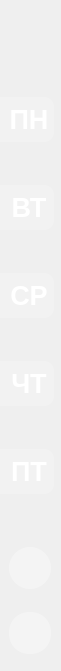
  <widget class="QWidget" name="widget" native="true">
   <property name="geometry">
    <rect>
     <x>10</x>
     <y>20</y>
     <width>61</width>
     <height>671</height>
    </rect>
   </property>
   <property name="styleSheet">
    <string notr="true">#widget {
	background-color: rgb(60, 60, 60);
    border-radius: 15px;
    padding: 4px;
}</string>
   </property>
   <widget class="QWidget" name="verticalLayoutWidget_3">
    <property name="geometry">
     <rect>
      <x>0</x>
      <y>1</y>
      <width>61</width>
      <height>61</height>
     </rect>
    </property>
    <layout class="QVBoxLayout" name="verticalLayout_2">
     <property name="leftMargin">
      <number>5</number>
     </property>
     <property name="rightMargin">
      <number>5</number>
     </property>
     <item>
      <widget class="QLabel" name="label">
       <property name="minimumSize">
        <size>
         <width>50</width>
         <height>50</height>
        </size>
       </property>
       <property name="maximumSize">
        <size>
         <width>50</width>
         <height>50</height>
        </size>
       </property>
       <property name="text">
        <string/>
       </property>
       <property name="pixmap">
        <pixmap resource="images.qrc">:/images/home.png</pixmap>
       </property>
       <property name="scaledContents">
        <bool>true</bool>
       </property>
      </widget>
     </item>
    </layout>
   </widget>
   <widget class="QWidget" name="verticalLayoutWidget">
    <property name="geometry">
     <rect>
      <x>0</x>
      <y>530</y>
      <width>66</width>
      <height>141</height>
     </rect>
    </property>
    <layout class="QVBoxLayout" name="verticalLayout">
     <property name="leftMargin">
      <number>9</number>
     </property>
     <property name="rightMargin">
      <number>9</number>
     </property>
     <item>
      <widget class="QPushButton" name="singout_2">
       <property name="minimumSize">
        <size>
         <width>42</width>
         <height>42</height>
        </size>
       </property>
       <property name="maximumSize">
        <size>
         <width>42</width>
         <height>42</height>
        </size>
       </property>
       <property name="cursor">
        <cursorShape>PointingHandCursor</cursorShape>
       </property>
       <property name="whatsThis">
        <string>&lt;html&gt;&lt;head/&gt;&lt;body&gt;&lt;p align=&quot;center&quot;&gt;&lt;br/&gt;&lt;/p&gt;&lt;/body&gt;&lt;/html&gt;</string>
       </property>
       <property name="autoFillBackground">
        <bool>false</bool>
       </property>
       <property name="styleSheet">
        <string notr="true">QPushButton {
    background-color: rgba(255, 255, 255, 85);
	text-align:center;
    border-radius: 21px;
}
QPushButton:hover {
	background-color: rgb(255, 255, 255);

}
QPushButton:pressed {
    background-color: rgba(255, 255, 255, 150);
}</string>
       </property>
       <property name="text">
        <string/>
       </property>
       <property name="icon">
        <iconset resource="images.qrc">
         <normaloff>:/images/info.png</normaloff>:/images/info.png</iconset>
       </property>
       <property name="iconSize">
        <size>
         <width>45</width>
         <height>42</height>
        </size>
       </property>
       <property name="autoExclusive">
        <bool>true</bool>
       </property>
      </widget>
     </item>
     <item>
      <widget class="QPushButton" name="singout">
       <property name="minimumSize">
        <size>
         <width>42</width>
         <height>42</height>
        </size>
       </property>
       <property name="maximumSize">
        <size>
         <width>42</width>
         <height>42</height>
        </size>
       </property>
       <property name="cursor">
        <cursorShape>PointingHandCursor</cursorShape>
       </property>
       <property name="whatsThis">
        <string>&lt;html&gt;&lt;head/&gt;&lt;body&gt;&lt;p align=&quot;center&quot;&gt;&lt;br/&gt;&lt;/p&gt;&lt;/body&gt;&lt;/html&gt;</string>
       </property>
       <property name="autoFillBackground">
        <bool>false</bool>
       </property>
       <property name="styleSheet">
        <string notr="true">QPushButton {
    background-color: rgba(255, 255, 255, 85);
	text-align:center;
    border-radius: 20px;
}
QPushButton:hover {
	background-color: rgb(255, 255, 255);

}
QPushButton:pressed {
    background-color: rgba(255, 255, 255, 150);
}</string>
       </property>
       <property name="text">
        <string/>
       </property>
       <property name="icon">
        <iconset resource="images.qrc">
         <normaloff>:/images/exchange.png</normaloff>:/images/exchange.png</iconset>
       </property>
       <property name="iconSize">
        <size>
         <width>53</width>
         <height>50</height>
        </size>
       </property>
       <property name="autoExclusive">
        <bool>true</bool>
       </property>
      </widget>
     </item>
    </layout>
   </widget>
   <widget class="QWidget" name="layoutWidget">
    <property name="geometry">
     <rect>
      <x>0</x>
      <y>60</y>
      <width>61</width>
      <height>471</height>
     </rect>
    </property>
    <layout class="QVBoxLayout" name="verticalLayout_4">
     <property name="bottomMargin">
      <number>0</number>
     </property>
     <item>
      <layout class="QHBoxLayout" name="horizontalLayout_3">
       <property name="spacing">
        <number>0</number>
       </property>
       <property name="leftMargin">
        <number>0</number>
       </property>
       <property name="rightMargin">
        <number>20</number>
       </property>
       <item>
        <widget class="QLabel" name="flagMonday">
         <property name="minimumSize">
          <size>
           <width>4</width>
           <height>45</height>
          </size>
         </property>
         <property name="maximumSize">
          <size>
           <width>4</width>
           <height>45</height>
          </size>
         </property>
         <property name="styleSheet">
          <string notr="true">    background-color: rgba(255, 255, 255, 50);
    color: white;</string>
         </property>
         <property name="text">
          <string/>
         </property>
        </widget>
       </item>
       <item>
        <widget class="QPushButton" name="monday">
         <property name="minimumSize">
          <size>
           <width>50</width>
           <height>45</height>
          </size>
         </property>
         <property name="maximumSize">
          <size>
           <width>50</width>
           <height>45</height>
          </size>
         </property>
         <property name="font">
          <font>
           <pointsize>20</pointsize>
           <bold>true</bold>
          </font>
         </property>
         <property name="cursor">
          <cursorShape>PointingHandCursor</cursorShape>
         </property>
         <property name="focusPolicy">
          <enum>Qt::NoFocus</enum>
         </property>
         <property name="layoutDirection">
          <enum>Qt::LeftToRight</enum>
         </property>
         <property name="styleSheet">
          <string notr="true">QPushButton {
    background-color: rgba(255, 255, 255, 50);
    color: white;
    border-top-right-radius: 10px;
	border-bottom-right-radius: 10px;
}

QPushButton:hover {
        background-color: rgba(255, 255, 255, 85);
}
QPushButton:pressed {
    background-color: rgba(255, 255, 255, 150);
}</string>
         </property>
         <property name="text">
          <string>ПН</string>
         </property>
        </widget>
       </item>
      </layout>
     </item>
     <item>
      <layout class="QHBoxLayout" name="horizontalLayout_4">
       <property name="spacing">
        <number>0</number>
       </property>
       <property name="rightMargin">
        <number>20</number>
       </property>
       <item>
        <widget class="QLabel" name="flagTuesday">
         <property name="minimumSize">
          <size>
           <width>4</width>
           <height>45</height>
          </size>
         </property>
         <property name="maximumSize">
          <size>
           <width>4</width>
           <height>45</height>
          </size>
         </property>
         <property name="styleSheet">
          <string notr="true">    background-color: rgba(255, 255, 255, 50);
    color: white;</string>
         </property>
         <property name="text">
          <string/>
         </property>
        </widget>
       </item>
       <item>
        <widget class="QPushButton" name="tuesday">
         <property name="minimumSize">
          <size>
           <width>50</width>
           <height>45</height>
          </size>
         </property>
         <property name="maximumSize">
          <size>
           <width>50</width>
           <height>45</height>
          </size>
         </property>
         <property name="font">
          <font>
           <pointsize>20</pointsize>
           <bold>true</bold>
          </font>
         </property>
         <property name="cursor">
          <cursorShape>PointingHandCursor</cursorShape>
         </property>
         <property name="styleSheet">
          <string notr="true">QPushButton {
    background-color: rgba(255, 255, 255, 50);
    color: white;
    border-top-right-radius: 10px;
	border-bottom-right-radius: 10px;
}

QPushButton:hover {
        background-color: rgba(255, 255, 255, 85);
}
QPushButton:pressed {
    background-color: rgba(255, 255, 255, 150);
}</string>
         </property>
         <property name="text">
          <string>ВТ</string>
         </property>
        </widget>
       </item>
      </layout>
     </item>
     <item>
      <layout class="QHBoxLayout" name="horizontalLayout_5">
       <property name="spacing">
        <number>0</number>
       </property>
       <property name="leftMargin">
        <number>0</number>
       </property>
       <property name="rightMargin">
        <number>20</number>
       </property>
       <item>
        <widget class="QLabel" name="flagWenesday">
         <property name="minimumSize">
          <size>
           <width>4</width>
           <height>45</height>
          </size>
         </property>
         <property name="maximumSize">
          <size>
           <width>4</width>
           <height>45</height>
          </size>
         </property>
         <property name="styleSheet">
          <string notr="true">    background-color: rgba(255, 255, 255, 50);
    color: white;</string>
         </property>
         <property name="text">
          <string/>
         </property>
        </widget>
       </item>
       <item>
        <widget class="QPushButton" name="wednesday">
         <property name="minimumSize">
          <size>
           <width>50</width>
           <height>45</height>
          </size>
         </property>
         <property name="maximumSize">
          <size>
           <width>50</width>
           <height>45</height>
          </size>
         </property>
         <property name="font">
          <font>
           <pointsize>20</pointsize>
           <bold>true</bold>
          </font>
         </property>
         <property name="cursor">
          <cursorShape>PointingHandCursor</cursorShape>
         </property>
         <property name="styleSheet">
          <string notr="true">QPushButton {
    background-color: rgba(255, 255, 255, 50);
    color: white;
    border-top-right-radius: 10px;
	border-bottom-right-radius: 10px;
}

QPushButton:hover {
        background-color: rgba(255, 255, 255, 85);
}
QPushButton:pressed {
    background-color: rgba(255, 255, 255, 150);
}</string>
         </property>
         <property name="text">
          <string>СР</string>
         </property>
        </widget>
       </item>
      </layout>
     </item>
     <item>
      <layout class="QHBoxLayout" name="horizontalLayout_6">
       <property name="spacing">
        <number>0</number>
       </property>
       <property name="sizeConstraint">
        <enum>QLayout::SetDefaultConstraint</enum>
       </property>
       <property name="rightMargin">
        <number>20</number>
       </property>
       <item>
        <widget class="QLabel" name="flagThursday">
         <property name="minimumSize">
          <size>
           <width>4</width>
           <height>45</height>
          </size>
         </property>
         <property name="maximumSize">
          <size>
           <width>4</width>
           <height>45</height>
          </size>
         </property>
         <property name="styleSheet">
          <string notr="true">    background-color: rgba(255, 255, 255, 50);
    color: white;</string>
         </property>
         <property name="text">
          <string/>
         </property>
        </widget>
       </item>
       <item>
        <widget class="QPushButton" name="thursday">
         <property name="minimumSize">
          <size>
           <width>50</width>
           <height>45</height>
          </size>
         </property>
         <property name="maximumSize">
          <size>
           <width>50</width>
           <height>45</height>
          </size>
         </property>
         <property name="font">
          <font>
           <pointsize>20</pointsize>
           <bold>true</bold>
          </font>
         </property>
         <property name="cursor">
          <cursorShape>PointingHandCursor</cursorShape>
         </property>
         <property name="styleSheet">
          <string notr="true">QPushButton {
    background-color: rgba(255, 255, 255, 50);
    color: white;
    border-top-right-radius: 10px;
	border-bottom-right-radius: 10px;
}

QPushButton:hover {
        background-color: rgba(255, 255, 255, 85);
}
QPushButton:pressed {
    background-color: rgba(255, 255, 255, 150);
}</string>
         </property>
         <property name="text">
          <string>ЧТ</string>
         </property>
        </widget>
       </item>
      </layout>
     </item>
     <item>
      <layout class="QHBoxLayout" name="horizontalLayout_7">
       <property name="spacing">
        <number>0</number>
       </property>
       <property name="rightMargin">
        <number>20</number>
       </property>
       <item>
        <widget class="QLabel" name="flagFriday">
         <property name="minimumSize">
          <size>
           <width>4</width>
           <height>45</height>
          </size>
         </property>
         <property name="maximumSize">
          <size>
           <width>4</width>
           <height>45</height>
          </size>
         </property>
         <property name="styleSheet">
          <string notr="true">    background-color: rgba(255, 255, 255, 50);
    color: white;</string>
         </property>
         <property name="text">
          <string/>
         </property>
        </widget>
       </item>
       <item>
        <widget class="QPushButton" name="friday">
         <property name="minimumSize">
          <size>
           <width>50</width>
           <height>45</height>
          </size>
         </property>
         <property name="maximumSize">
          <size>
           <width>50</width>
           <height>45</height>
          </size>
         </property>
         <property name="font">
          <font>
           <pointsize>20</pointsize>
           <bold>true</bold>
          </font>
         </property>
         <property name="cursor">
          <cursorShape>PointingHandCursor</cursorShape>
         </property>
         <property name="styleSheet">
          <string notr="true">QPushButton {
    background-color: rgba(255, 255, 255, 50);
    color: white;
    border-top-right-radius: 10px;
	border-bottom-right-radius: 10px;
}

QPushButton:hover {
        background-color: rgba(255, 255, 255, 85);
}
QPushButton:pressed {
    background-color: rgba(255, 255, 255, 150);
}</string>
         </property>
         <property name="text">
          <string>ПТ</string>
         </property>
        </widget>
       </item>
      </layout>
     </item>
    </layout>
   </widget>
  </widget>
